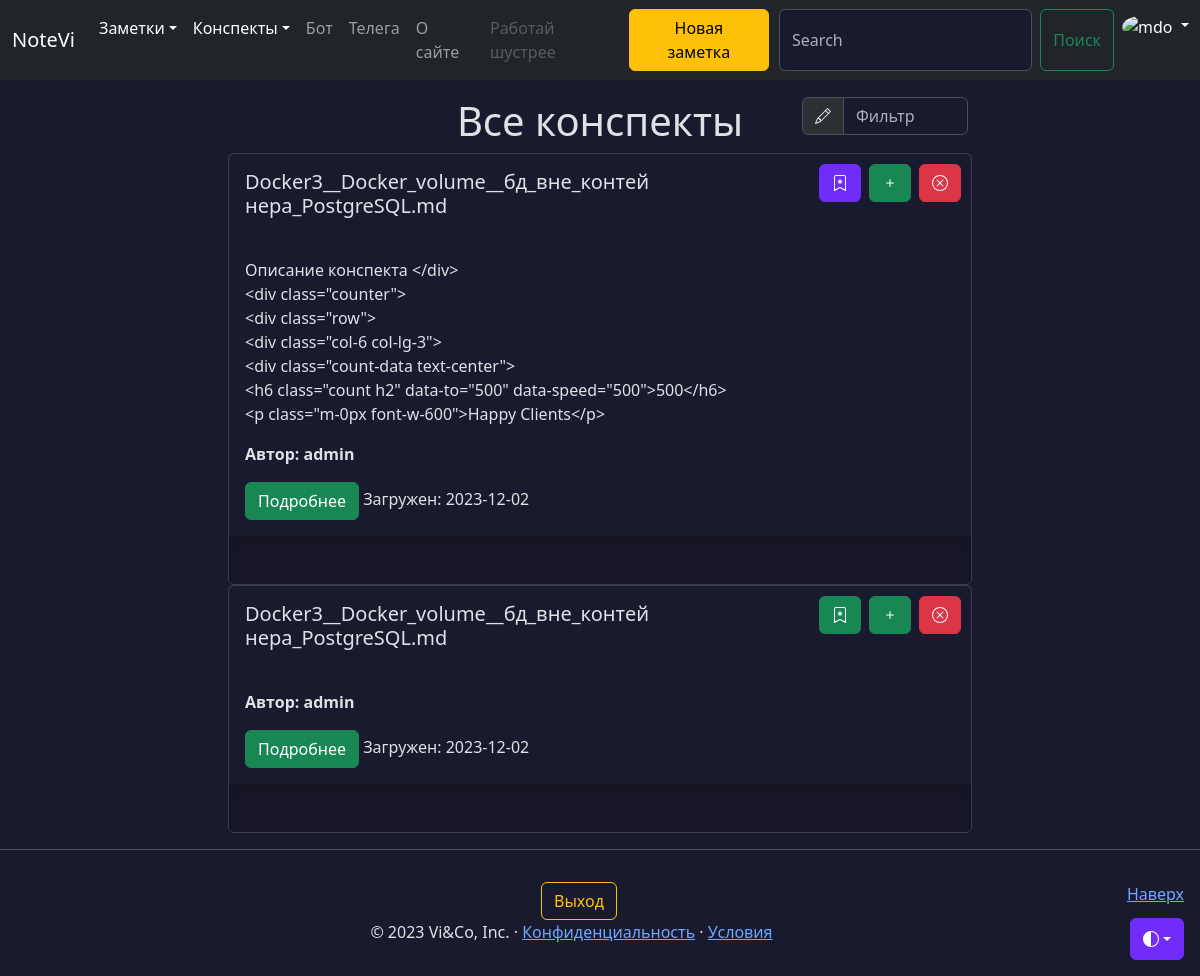
The app's page /conspects (signed in) with its own data.
### models.py (models this page shows, shortened)
class Conspect(db.Model):
    id = db.Column(db.Integer, primary_key=True)
    name = db.Column(db.String(100), nullable=False, default='Not_name')
    files = db.relationship('File',
                            secondary='conspect_file',
                            lazy='subquery',
                            backref=db.backref('conspects',
                                               lazy=True))
    add_date = db.Column(db.Date(), default=datetime.utcnow)
    public = db.Column(db.String(8), default=None)
    user_id = db.Column(db.Integer, db.ForeignKey('user.id'))
    intro = db.Column(db.String(200), nullable=False, default=' ')
    favorites = db.relationship('User',
                                secondary='favorites_conspect',
                                backref=db.backref('favorite_conspects',
                                                   lazy=True),
                                lazy='subquery')
    images = db.relationship('File',
                             secondary='conspect_image',
                             lazy='subquery',
                             backref=db.backref('img_conspects',
                                                lazy=True))

class User(db.Model):
    id = db.Column(db.Integer, primary_key=True)
    username = db.Column(
        db.String(64), index=True, unique=True, nullable=False
    )
    email = db.Column(db.String(120), index=True, unique=True, nullable=False)
    password_hash = db.Column(db.String(255), nullable=False)
    notes = db.relationship('Note',
                            backref='author',
                            lazy='dynamic',
                            cascade='all, delete')
    created_on = db.Column(db.DateTime(), default=datetime.utcnow)
    updated_on = db.Column(
        db.DateTime, default=datetime.utcnow, onupdate=datetime.utcnow
    )
    conspects = db.relationship('Conspect',
                                backref='author',
                                lazy='dynamic',
                                cascade='all, delete'
                                )
    name = db.Column(db.String(100), default='--')
    surname = db.Column(db.String(100), default='--')
    birth_date = db.Column(db.Date, default='--')
    phone = db.Column(db.String(100), default='--')
    city = db.Column(db.String(200), default='--')
    profession = db.Column(db.String(100), default='--')
    site = db.Column(db.String(100), default='--')
    github = db.Column(db.String(100), default='--')
    def is_favorite_conspect(self, conspect):
        if not self.favorite_conspects:
            return False
        return conspect in self.favorite_conspects
    def is_author(self, instance):
        return self.id == instance.user_id
    @property
    def is_authenticated(self):
        return True
    @property
    def roles(self):
        _roles = set()
        for group in self.groups:
            for role in group.roles:
                _roles.add(role)
        return _roles
    def has_role(self, role):
        if isinstance(role, str):
            role = Role.query.filter_by(name=role.lower()).first()
        if not role:
            return False
        return role in self.roles
    @property
    def is_admin(self):
        return self.has_role('admin')

### views/conspects.py (the view)
@app.route('/conspects')
def conspects():
    if current_user.is_authenticated:
        conspects = (Conspect.query
                             .filter(Conspect.user_id == current_user.id)
                             .order_by(Conspect.id.desc())
                             .all())
        return render_template('conspects.html',
                               conspects=conspects)
    return render_template('conspects.html')

### models.py (called while the page is built)
@login_manager.user_loader
def user_loader(id: int):
    return db.session.query(User).get(id)

### templates/conspects.html (shortened to what this page needs)
{% extends 'base.html' %}
{% block content %}
{% if request.endpoint == 'public_conspects' or current_user.is_authenticated %}
<div class="container mt-5">
  <div class="row justify-content-md-center">
    {% if conspects|length > 0 %}
    <div class="col-sm-4 col-lg-2">
    </div>
    <div class="col-sm-4 align-self-center">
      {% if request.endpoint == 'user_conspects' %}
        <h1 style="text-align: center;">Конспекты пользователя {{ user.username }}</h1>
      {% else %}
        <h1 style="text-align: center;">Все конспекты</h1>
      {% endif %}
    {% endif %}
    </div>
    {% if conspects|length > 0 %}
      <div class="col-sm-4 col-lg-2 mb-2">
        <div class="input-group">
          <span class="input-group-text" id="basic-addon1">
          </span>
          <input type="text" class="form-control" placeholder="Фильтр" aria-label="Фильтр" aria-describedby="basic-addon1" id="filterInput">
        </div>
      </div>
    </div>
    {% endif %}
    {% if conspects|length > 0 %}
      {% for conspect in conspects %}
        <div class="card container col-lg-8 p-0">
          <div class="card-body container">
            <h5 class="card-title col-7">{{ conspect.name }}</h5>
            <il class="align-self-end">{% include 'includes/btn_conspect.html' %}</il>
          </div>
          <div class="card-body container">
            {% if conspect.intro|length > 3 %}
            <p class="card-text">{{ conspect.intro }}</p>
            {% endif %}
            <p class="card-author"><b>Автор: {{ conspect.author.username }}</b></p>
            <a href="{{ url_for('conspect', id=conspect.id) }}" class="btn btn-success" data-toggle="button" aria-pressed="false" autocomplete="off">
                Подробнее
            </a>
            <note class="date col">Загружен: {{ conspect.add_date }}</note>
          </div>
          <div class="b-example-divider" style="width: 100%;"></div>
        </div>
      {% endfor %}
    {% endif %}
  </div>
  {% else %}
  <div class="container mt-5">
    <h1 style="text-align: center;">Войдите или зарегистрируйтесь</h1>
  </div>
  {% endif %}
{% endblock %}

### templates/includes/btn_conspect.html (shortened to what this page needs)
{% if current_user.is_authenticated %}
  {% if not current_user.is_author(conspect) %}
  <a {% if current_user.is_favorite_conspect(conspect) %} href="{{ url_for('unfavorite_conspect', id=conspect.id) }}" class="btn btn-success btn-bd-primary delete-button" {% else %} href="{{ url_for('favorite_conspect', id=conspect.id) }}" class="btn btn-success delete-button" {% endif %}>
    <svg xmlns="http://www.w3.org/2000/svg" width="16" height="16" fill="currentColor" class="bi bi-trash" viewBox="0 0 16 16">
      <path d="M7.84 4.1a.178.178 0 0 1 .32 0l.634 1.285a.178.178 0 0 0 .134.098l1.42.206c.145.021.204.2.098.303L9.42 6.993a.178.178 0 0 0-.051.158l.242 1.414a.178.178 0 0 1-.258.187l-1.27-.668a.178.178 0 0 0-.165 0l-1.27.668a.178.178 0 0 1-.257-.187l.242-1.414a.178.178 0 0 0-.05-.158l-1.03-1.001a.178.178 0 0 1 .098-.303l1.42-.206a.178.178 0 0 0 .134-.098L7.84 4.1z"></path>
      <path d="M2 2a2 2 0 0 1 2-2h8a2 2 0 0 1 2 2v13.5a.5.5 0 0 1-.777.416L8 13.101l-5.223 2.815A.5.5 0 0 1 2 15.5V2zm2-1a1 1 0 0 0-1 1v12.566l4.723-2.482a.5.5 0 0 1 .554 0L13 14.566V2a1 1 0 0 0-1-1H4z"></path>
    </svg>
  </a>
  {% else %}
  <a {% if current_user.is_favorite_conspect(conspect) %} href="{{ url_for('unfavorite_conspect', id=conspect.id) }}" class="btn btn-success btn-bd-primary favorite-button" {% else %} href="{{ url_for('favorite_conspect', id=conspect.id) }}" class="btn btn-success favorite-button" {% endif %}>
  </a>
  {% endif %}
{% endif %}
{% if current_user.is_authenticated and current_user.is_author(conspect) %}
  <a href="{{ url_for('add_intro', id=conspect.id) }}" class="btn btn-success edit-button">
    <svg xmlns="http://www.w3.org/2000/svg" width="16" height="16" fill="currentColor" class="bi bi-plus" viewBox="0 0 16 16">
      <path d="M8 4a.5.5 0 0 1 .5.5v3h3a.5.5 0 0 1 0 1h-3v3a.5.5 0 0 1-1 0v-3h-3a.5.5 0 0 1 0-1h3v-3A.5.5 0 0 1 8 4z"/>
    </svg>
  </a>
  <a href="{{ url_for('confirmation_conspect', id=conspect.id) }}" class="btn btn-danger delete-button">
    </a>
{% endif %}

### static/css/base.css (style rules this page uses)
body { padding-top: 3rem; color: rgb(var(--bs-tertiary-color-rgb)); display: flex; flex-direction: column; height: 100%; }
.favorite-button { position: absolute; top: 10px; right: 110px; }
.edit-button { position: absolute; top: 10px; right: 60px; }
.delete-button { position: absolute; top: 10px; right: 10px; }
.b-example-divider { width: 100%; height: 3rem; background-color: rgba(0, 0, 0, .1); border: solid rgba(0, 0, 0, .15); border-width: 1px 0; box-shadow: inset 0 .5em 1.5em rgba(0, 0, 0, .1), inset 0 .125em .5em rgba(0, 0, 0, .15); }
.bi { vertical-align: -.125em; fill: currentColor; }
.btn-bd-primary { --bd-violet-bg: #712cf9; --bd-violet-rgb: 112.520718, 44.062154, 249.437846; --bs-btn-font-weight: 600; --bs-btn-color: var(--bs-white); --bs-btn-bg: var(--bd-violet-bg); --bs-btn-border-color: var(--bd-violet-bg); --bs-btn-hover-color: var(--bs-white); --bs-btn-hover-bg: #6528e0; --bs-btn-hover-border-color: #6528e0; --bs-btn-focus-shadow-rgb: var(--bd-violet-rgb); --bs-btn-active-color: var(--bs-btn-hover-color); --bs-btn-active-bg: #5a23c8; --bs-btn-active-border-color: #5a23c8; }
p { white-space: pre-line; }

### records on screen
Conspect: name "Docker3__Docker_volume__бд_вне_контейнера_PostgreSQL.md", intro "Описание конспекта </div> <div class=\"counter\"> <div class=\"row\"> <div class=\"col-6 col-lg-3\"> <div class=\"count-data text-center\"> <h6 class=\"count h2\" data-to=\"500\" data-speed=\"500\">500</h6> <p class=\"m-0px font-w-600\">Happy Clients</p>", author.username "admin", add_date "2023-12-02"
Conspect: name "Docker3__Docker_volume__бд_вне_контейнера_PostgreSQL.md", author.username "admin", add_date "2023-12-02"
